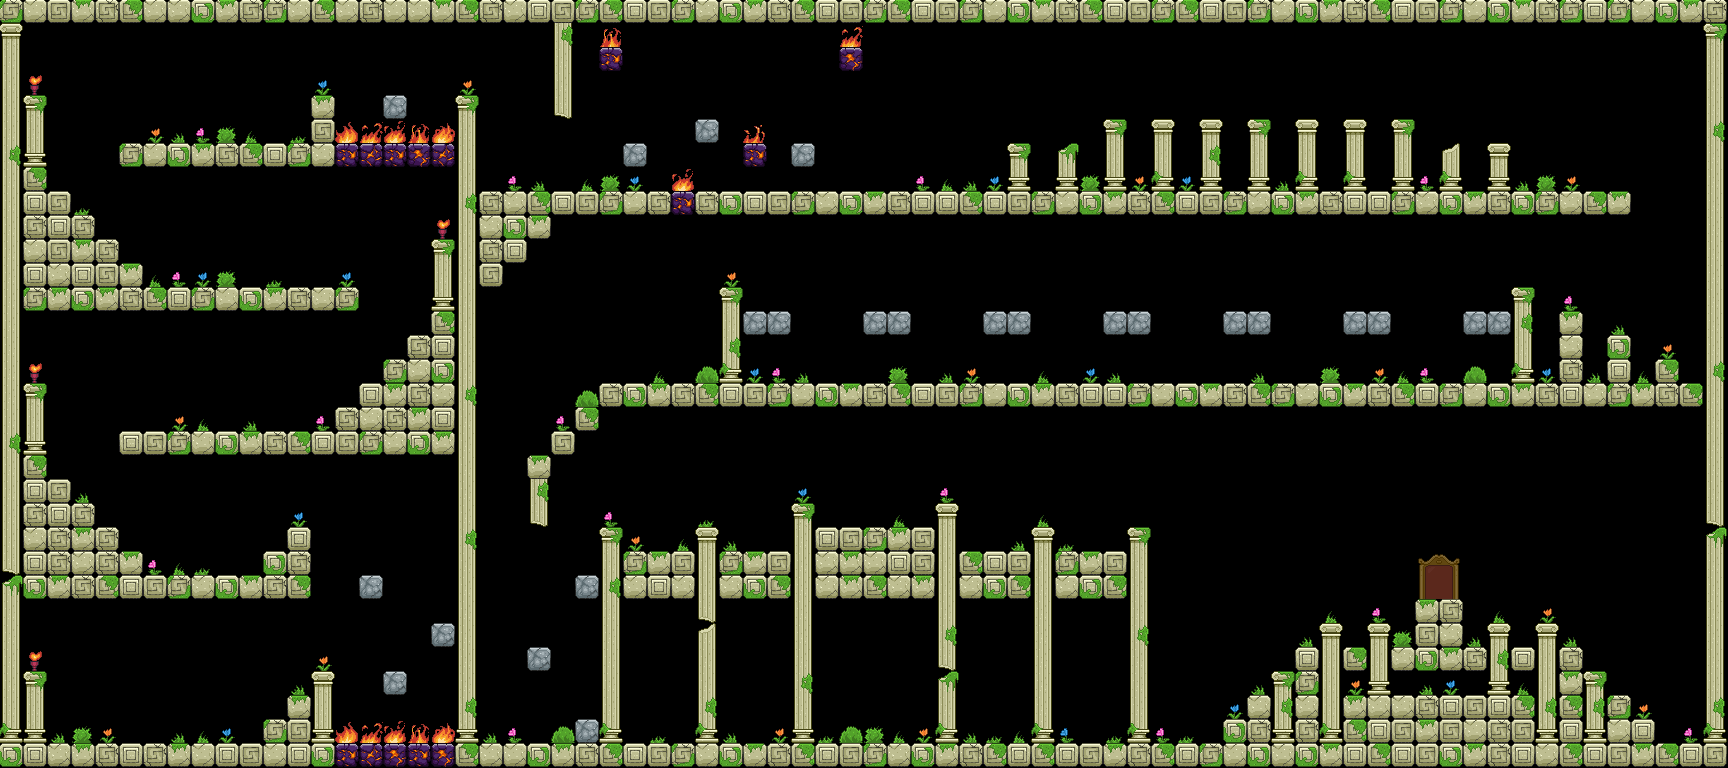

This game map was drawn from its Tiled (.tmx) file and the tilesets committed beside it. A one-line description and the trimmed map source follow:
An orthogonal 72x32 tile map with 24x24 px tiles, 1 tile layer (map) and 175 objects (112x Brick, 42x Cion, 7x Monster, Door, Hero).

<map version="1.0" orientation="orthogonal" renderorder="right-down" width="72" height="32" tilewidth="24" tileheight="24" nextobjectid="251">
 <tileset firstgid="1" name="tile1" tilewidth="24" tileheight="24" tilecount="143" columns="13">
  <image source="tile.png" width="320" height="280" />
 </tileset>
 <layer name="map" width="72" height="32" offsetx="-1" offsety="-1">
  <data>[2304 cells, 831 non-empty, 41 distinct tile ids]</data>
 </layer>
 <objectgroup name="BrickLayer" offsetx="0" offsety="-1">
  <object id="31" name="Brick" x="0" y="0" width="576" height="24" />
  <object id="32" name="Brick" x="0" y="48" width="24" height="720" />
  <object id="33" name="Brick" x="0" y="24" width="24" height="24" />
  <object id="34" name="Brick" x="24" y="96" width="24" height="216" />
  <object id="35" name="Brick" x="48" y="192" width="24" height="120" />
  <object id="36" name="Brick" x="72" y="216" width="24" height="96" />
  <object id="37" name="Brick" x="96" y="264" width="24" height="48" />
  <object id="38" name="Brick" x="96" y="240" width="24" height="24" />
  <object id="39" name="Brick" x="120" y="264" width="24" height="48" />
  <object id="40" name="Brick" x="144" y="288" width="216" height="24" />
  <object id="41" name="Brick" x="24" y="384" width="24" height="216" />
  <object id="42" name="Brick" x="48" y="528" width="72" height="72" />
  <object id="43" name="Brick" x="48" y="504" width="48" height="48" />
  <object id="44" name="Brick" x="48" y="480" width="24" height="24" />
  <object id="45" name="Brick" x="120" y="432" width="336" height="24" />
  <object id="46" name="Brick" x="120" y="552" width="24" height="48" />
  <object id="47" name="Brick" x="144" y="576" width="168" height="24" />
  <object id="48" name="Brick" x="264" y="552" width="48" height="24" />
  <object id="49" name="Brick" x="288" y="528" width="24" height="24" />
  <object id="50" name="Brick" x="24" y="672" width="24" height="96" />
  <object id="51" name="Brick" x="48" y="744" width="432" height="24" />
  <object id="52" name="Brick" x="264" y="720" width="72" height="24" />
  <object id="53" name="Brick" x="288" y="696" width="48" height="24" />
  <object id="54" name="Brick" x="312" y="672" width="24" height="24" />
  <object id="57" name="Brick" x="432" y="624" width="24" height="24" />
  <object id="58" name="Brick" x="384" y="672" width="24" height="24" />
  <object id="59" name="Brick" x="336" y="408" width="144" height="24" />
  <object id="60" name="Brick" x="360" y="384" width="120" height="24" />
  <object id="61" name="Brick" x="408" y="360" width="72" height="24" />
  <object id="62" name="Brick" x="384" y="360" width="24" height="24" />
  <object id="63" name="Brick" x="408" y="336" width="72" height="24" />
  <object id="64" name="Brick" x="432" y="240" width="48" height="120" />
  <object id="65" name="Brick" x="120" y="144" width="360" height="24" />
  <object id="66" name="Brick" x="312" y="96" width="24" height="48" />
  <object id="67" name="Brick" x="384" y="96" width="24" height="24" />
  <object id="68" name="Brick" x="456" y="96" width="24" height="648" />
  <object id="69" name="Brick" x="552" y="0" width="24" height="120" />
  <object id="70" name="Brick" x="576" y="0" width="504" height="24" />
  <object id="71" name="Brick" x="480" y="192" width="576" height="24" />
  <object id="72" name="Brick" x="480" y="216" width="48" height="48" />
  <object id="73" name="Brick" x="480" y="264" width="24" height="24" />
  <object id="74" name="Brick" x="528" y="216" width="24" height="24" />
  <object id="75" name="Brick" x="524" y="455" width="27" height="73" />
  <object id="76" name="Brick" x="552" y="432" width="24" height="24" />
  <object id="77" name="Brick" x="576" y="408" width="24" height="24" />
  <object id="78" name="Brick" x="600" y="384" width="504" height="24" />
  <object id="79" name="Brick" x="720" y="288" width="24" height="96" />
  <object id="80" name="Brick" x="744" y="312" width="48" height="24" />
  <object id="81" name="Brick" x="1008" y="144" width="24" height="48" />
  <object id="84" name="Brick" x="624" y="144" width="24" height="24" />
  <object id="85" name="Brick" x="696" y="120" width="24" height="24" />
  <object id="86" name="Brick" x="1080" y="0" width="456" height="24" />
  <object id="87" name="Brick" x="1056" y="144" width="24" height="48" />
  <object id="89" name="Brick" x="840" y="48" width="24" height="24" />
  <object id="90" name="Brick" x="792" y="144" width="24" height="24" />
  <object id="91" name="Brick" x="744" y="144" width="24" height="24" />
  <object id="92" name="Brick" x="1032" y="192" width="528" height="24" />
  <object id="93" name="Brick" x="1536" y="0" width="192" height="24" />
  <object id="94" name="Brick" x="1704" y="0" width="24" height="432" />
  <object id="95" name="Brick" x="1080" y="384" width="648" height="24" />
  <object id="96" name="Brick" x="1512" y="288" width="24" height="96" />
  <object id="97" name="Brick" x="1560" y="312" width="24" height="72" />
  <object id="98" name="Brick" x="1608" y="336" width="24" height="48" />
  <object id="99" name="Brick" x="1656" y="360" width="24" height="24" />
  <object id="100" name="Brick" x="1104" y="120" width="24" height="72" />
  <object id="101" name="Brick" x="1152" y="120" width="24" height="72" />
  <object id="102" name="Brick" x="1200" y="120" width="24" height="72" />
  <object id="103" name="Brick" x="1248" y="120" width="24" height="72" />
  <object id="104" name="Brick" x="1296" y="120" width="24" height="72" />
  <object id="105" name="Brick" x="1344" y="120" width="24" height="72" />
  <object id="106" name="Brick" x="1392" y="120" width="24" height="72" />
  <object id="107" name="Brick" x="1440" y="168" width="24" height="24" />
  <object id="108" name="Brick" x="1440" y="144" width="24" height="24" />
  <object id="109" name="Brick" x="1488" y="144" width="24" height="48" />
  <object id="110" name="Brick" x="1560" y="192" width="72" height="24" />
  <object id="111" name="Brick" x="864" y="312" width="48" height="24" />
  <object id="112" name="Brick" x="984" y="312" width="48" height="24" />
  <object id="113" name="Brick" x="1104" y="312" width="48" height="24" />
  <object id="114" name="Brick" x="1224" y="312" width="48" height="24" />
  <object id="115" name="Brick" x="1344" y="312" width="24" height="24" />
  <object id="116" name="Brick" x="1368" y="312" width="24" height="24" />
  <object id="117" name="Brick" x="1464" y="312" width="48" height="24" />
  <object id="118" name="Brick" x="1128" y="528" width="24" height="216" />
  <object id="119" name="Brick" x="624" y="552" width="504" height="48" />
  <object id="120" name="Brick" x="792" y="504" width="24" height="264" />
  </objectgroup>
 <objectgroup name="CoinLayer">
  <!-- 63 objects omitted --></objectgroup>
 <objectgroup name="FireLayer">
  <!-- 20 objects omitted --></objectgroup>
 <objectgroup name="Heart">
  <!-- 14 objects omitted --></objectgroup>
 <objectgroup name="MonsterLayer" offsetx="-1" offsety="-1">
  <!-- 9 objects omitted --></objectgroup>
 <objectgroup name="ArticleLayer">
  <!-- 2 objects omitted --></objectgroup>
 <objectgroup name="HeroLayer">
  <!-- 1 objects omitted --></objectgroup>
</map>
<!-- 90 of 175 objects omitted -->